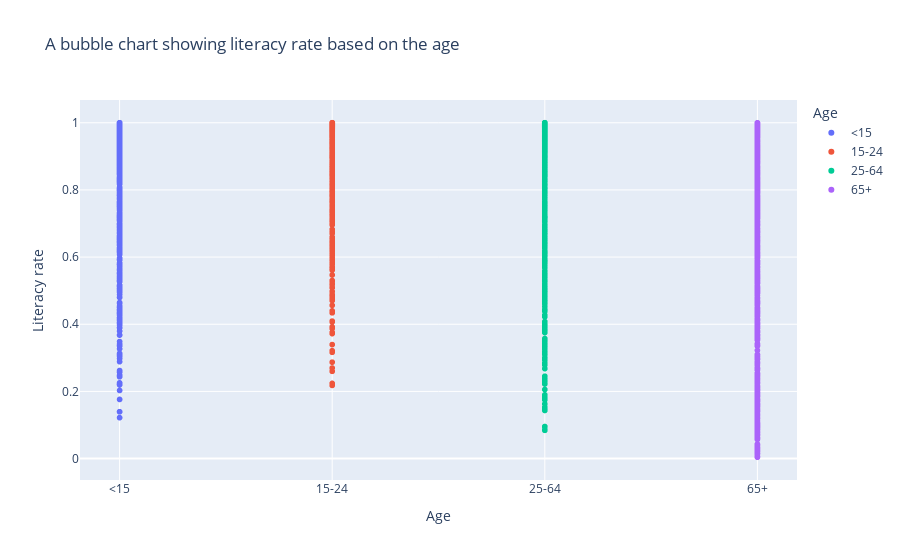

Notebook cell for this chart:
### Code cell
import plotly.express as px                      # abubble chart
fig= px.scatter(
    x= 'Age',
    y= 'Literacy rate',
    color='Age',
    title='A bubble chart showing literacy rate based on the age',
   data_frame=df
)
fig.show()

### Figure 1 — Plotly figure (JSON) as saved in the notebook; plotly's stock layout.template omitted (floating-point values rounded to 4 significant figures; data arrays with more than 128 entries replaced by an {"elided": "..."} marker saying what was removed)
{"data": [{"hovertemplate": "Age=%{x}<br>Literacy rate=%{y}<extra></extra>", "legendgroup": "<15", "marker": {"color": "#636efa", "symbol": "circle"}, "mode": "markers", "name": "<15", "showlegend": true, "type": "scattergl", "x": {"elided": "840 str values"}, "xaxis": "x", "y": {"elided": "840 float values"}, "yaxis": "y"}, {"hovertemplate": "Age=%{x}<br>Literacy rate=%{y}<extra></extra>", "legendgroup": "15-24", "marker": {"color": "#EF553B", "symbol": "circle"}, "mode": "markers", "name": "15-24", "showlegend": true, "type": "scattergl", "x": {"elided": "826 str values"}, "xaxis": "x", "y": {"elided": "826 float values"}, "yaxis": "y"}, {"hovertemplate": "Age=%{x}<br>Literacy rate=%{y}<extra></extra>", "legendgroup": "25-64", "marker": {"color": "#00cc96", "symbol": "circle"}, "mode": "markers", "name": "25-64", "showlegend": true, "type": "scattergl", "x": {"elided": "826 str values"}, "xaxis": "x", "y": {"elided": "826 float values"}, "yaxis": "y"}, {"hovertemplate": "Age=%{x}<br>Literacy rate=%{y}<extra></extra>", "legendgroup": "65+", "marker": {"color": "#ab63fa", "symbol": "circle"}, "mode": "markers", "name": "65+", "showlegend": true, "type": "scattergl", "x": {"elided": "811 str values"}, "xaxis": "x", "y": {"elided": "811 float values"}, "yaxis": "y"}], "layout": {"legend": {"title": {"text": "Age"}, "tracegroupgap": 0}, "title": {"text": "A bubble chart showing literacy rate based on the age"}, "xaxis": {"anchor": "y", "categoryarray": ["<15", "15-24", "25-64", "65+"], "categoryorder": "array", "domain": [0, 1], "title": {"text": "Age"}}, "yaxis": {"anchor": "x", "domain": [0, 1], "title": {"text": "Literacy rate"}}}}
